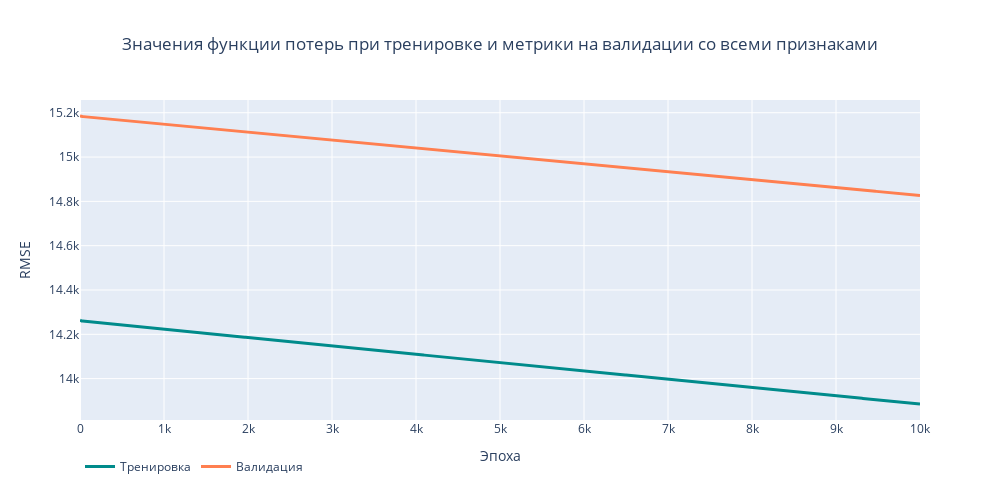
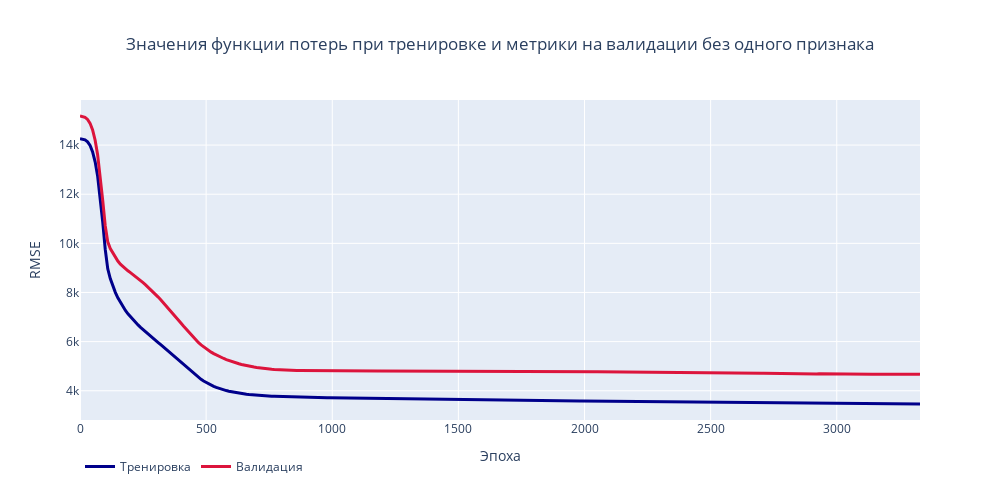

The cell these charts' notebook holds for them, in order:
### Code cell
# просмотр процесса обучения сетей с меньшим количеством нейронов
fit_plot(train_loss_l, valid_metric_l)
fit_plot(abb_train_loss_l, abb_valid_metric_l, 1)

### Figure 1 — Plotly figure (JSON) as saved in the notebook; plotly's stock layout.template omitted (floating-point values rounded to 4 significant figures; data arrays with more than 128 entries replaced by an {"elided": "..."} marker saying what was removed)
{"data": [{"line": {"color": "darkcyan", "width": 3}, "name": "Тренировка", "type": "scatter", "x": {"elided": "1001 int values"}, "y": {"elided": "1001 float values"}}, {"line": {"color": "coral", "width": 3}, "name": "Валидация", "type": "scatter", "x": {"elided": "1001 int values"}, "y": {"elided": "1001 float values"}}], "layout": {"height": 500, "legend": {"orientation": "h"}, "title": {"text": "Значения функции потерь при тренировке и метрики на валидации со всеми признаками", "x": 0.5}, "width": 1000, "xaxis": {"title": {"text": "Эпоха"}}, "yaxis": {"title": {"text": "RMSE"}}}}

### Figure 2 — Plotly figure (JSON) as saved in the notebook; plotly's stock layout.template omitted (floating-point values rounded to 4 significant figures; data arrays with more than 128 entries replaced by an {"elided": "..."} marker saying what was removed)
{"data": [{"line": {"color": "darkblue", "width": 3}, "name": "Тренировка", "type": "scatter", "x": {"elided": "334 int values"}, "y": {"elided": "334 float values"}}, {"line": {"color": "crimson", "width": 3}, "name": "Валидация", "type": "scatter", "x": {"elided": "334 int values"}, "y": {"elided": "334 float values"}}], "layout": {"height": 500, "legend": {"orientation": "h"}, "title": {"text": "Значения функции потерь при тренировке и метрики на валидации без одного признака", "x": 0.5}, "width": 1000, "xaxis": {"title": {"text": "Эпоха"}}, "yaxis": {"title": {"text": "RMSE"}}}}
